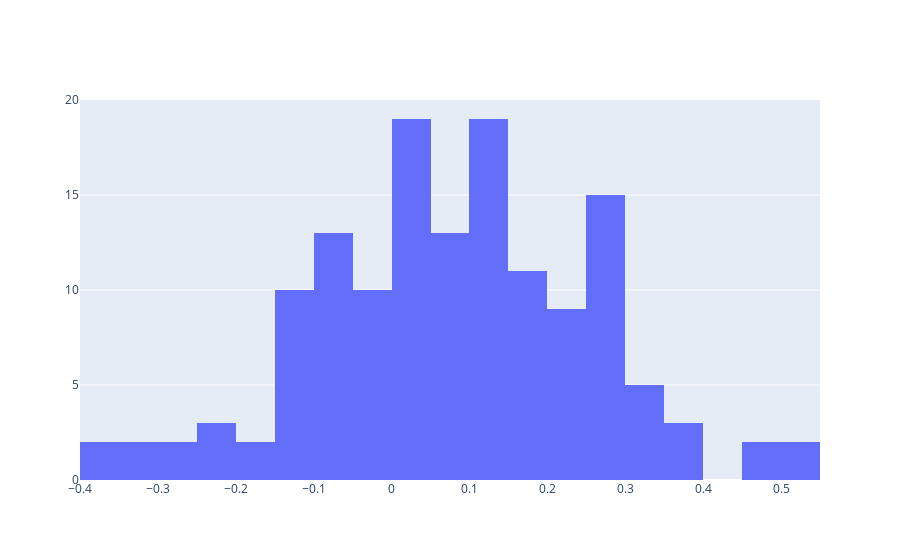

Notebook code cell kept with this figure:
### Code cell
fig = go.Figure(data=[go.Histogram(x=refined_data['Return on S&P Composite'])])
fig.show()
#fig.write_image('images/annual_returns_frequency.png')

### Figure 1 — Plotly figure (JSON) as saved in the notebook; plotly's stock layout.template omitted (floating-point values rounded to 4 significant figures; data arrays with more than 128 entries replaced by an {"elided": "..."} marker saying what was removed)
{"data": [{"type": "histogram", "x": {"elided": "142 float values"}}], "layout": {}}
